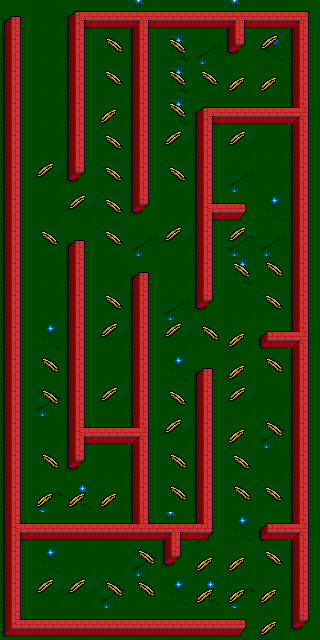

This is a level from a 2D game, rendered from its Tiled map with the project's own tilesets. A one-line summary and the map file follow, with tile-layer data summarised:
An orthogonal 10x20 tile map with 32x32 px tiles, 2 tile layers (maze, grain), 2 tilesets.

<map version="1.2" tiledversion="2020.02.12" orientation="orthogonal" renderorder="right-down" compressionlevel="0" width="10" height="20" tilewidth="32" tileheight="32" infinite="0" nextlayerid="2" nextobjectid="1">
 <tileset firstgid="1" name="maze" tilewidth="32" tileheight="32" tilecount="24" columns="4">
  <image source="tiles.png" width="128" height="192" />
 </tileset>
 <tileset firstgid="25" name="grain" tilewidth="32" tileheight="32" tilecount="10" columns="10">
  <image source="grain.png" width="320" height="32" />
 </tileset>
 <layer id="1" name="maze" width="10" height="20">
  <data>[200 cells, 200 non-empty, 17 distinct tile ids]</data>
 </layer>
 <layer id="2" name="grain" width="10" height="20">
  <data>[200 cells, 61 non-empty, 4 distinct tile ids]</data>
 </layer>
</map>
